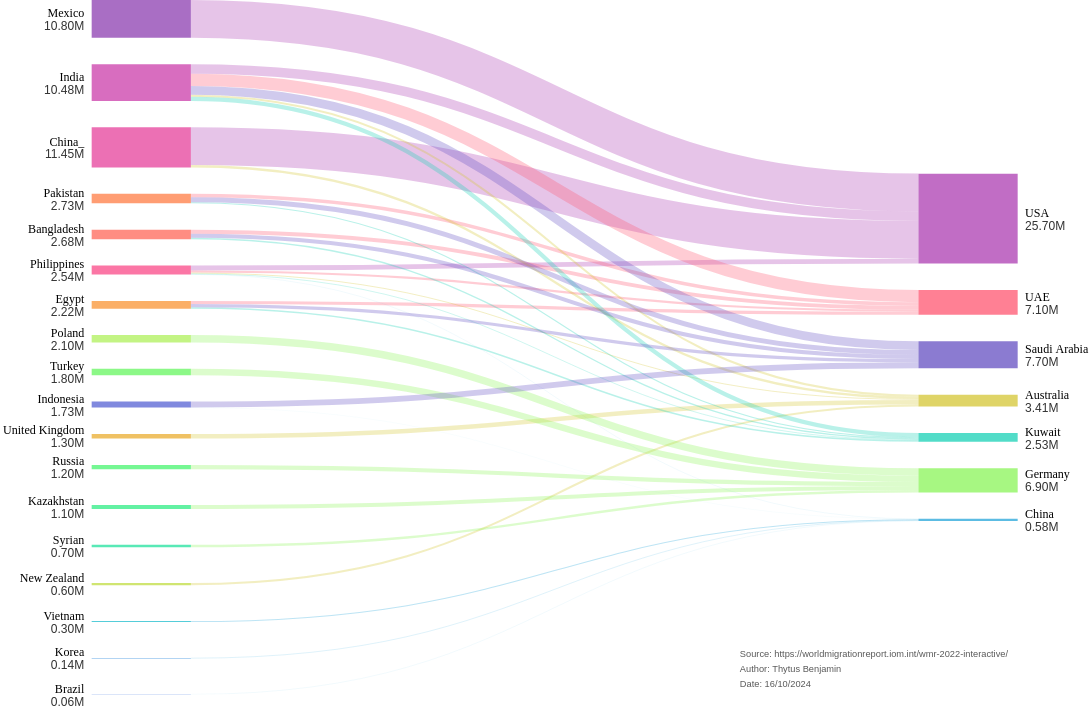

The specification (Vega-Lite) saved for this image:
### Vega specification from a JSON file in a GitHub repository (floating-point values rounded to 4 significant figures)
{"$schema": "https://vega.github.io/schema/vega/v5.json", "description": "Sankey Chart by David Bacci: https://www.linkedin.com/in/davbacci/", "width": 1000, "height": 750, "background": "transparent", "signals": [{"name": "standardGap", "value": 14, "description": "Gap as a percentage of full domain"}, {"name": "base", "value": "center", "description": "How to stack(center or zero)"}], "data": [{"name": "input", "values": [{"category": "India", "stack": 1, "sort": 2, "labels": "left"}, {"category": "China_", "stack": 1, "sort": 3, "labels": "left"}, {"category": "Mexico", "stack": 1, "sort": 1, "labels": "left"}, {"category": "Philippines", "stack": 1, "sort": 6, "labels": "left"}, {"category": "Bangladesh", "stack": 1, "sort": 5, "labels": "left"}, {"category": "Pakistan", "stack": 1, "sort": 4, "labels": "left"}, {"category": "El Salvador", "stack": 1, "sort": 1, "labels": "left"}, {"category": "Egypt", "stack": 1, "sort": 7, "labels": "left"}, {"category": "United Kingdom", "stack": 1, "sort": 11, "labels": "left"}, {"category": "New Zealand", "stack": 1, "sort": 15, "labels": "left", "gap": 5}, {"category": "Poland", "stack": 1, "sort": 8, "labels": "left"}, {"category": "Turkey", "stack": 1, "sort": 9, "labels": "left"}, {"category": "Russia", "stack": 1, "sort": 12, "labels": "left"}, {"category": "Kazakhstan", "stack": 1, "sort": 13, "labels": "left", "gap": 5}, {"category": "Syrian", "stack": 1, "sort": 14, "labels": "left", "gap": 5}, {"category": "Vietnam", "stack": 1, "sort": 16, "labels": "left", "gap": 5}, {"category": "Korea", "stack": 1, "sort": 17, "labels": "left", "gap": 5}, {"category": "Brazil", "stack": 1, "sort": 18, "labels": "left", "gap": 5}, {"category": "Indonesia", "stack": 1, "sort": 10, "labels": "left"}, {"category": "USA", "stack": 2, "sort": 1}, {"category": "UAE", "stack": 2, "sort": 2}, {"category": "Australia", "stack": 2, "sort": 3}, {"category": "Kuwait", "stack": 2, "sort": 4}, {"category": "Germany", "stack": 2, "sort": 5}, {"category": "China", "stack": 2, "sort": 6}, {"category": "Saudi Arabia", "stack": 2, "sort": 3}, {"source": "Mexico", "destination": "USA", "value": 10.8}, {"source": "India", "destination": "USA", "value": 2.7}, {"source": "China_", "destination": "USA", "value": 10.8}, {"source": "Philippines", "destination": "USA", "value": 1.4}, {"source": "India", "destination": "UAE", "value": 3.5}, {"source": "Bangladesh", "destination": "UAE", "value": 1.1}, {"source": "Pakistan", "destination": "UAE", "value": 1}, {"source": "Egypt", "destination": "UAE", "value": 0.9}, {"source": "Philippines", "destination": "UAE", "value": 0.6}, {"source": "United Kingdom", "destination": "Australia", "value": 1.3}, {"source": "China_", "destination": "Australia", "value": 0.65}, {"source": "New Zealand", "destination": "Australia", "value": 0.6}, {"source": "India", "destination": "Australia", "value": 0.58}, {"source": "Philippines", "destination": "Australia", "value": 0.28}, {"source": "Poland", "destination": "Germany", "value": 2.1}, {"source": "Turkey", "destination": "Germany", "value": 1.8}, {"source": "Russia", "destination": "Germany", "value": 1.2}, {"source": "Kazakhstan", "destination": "Germany", "value": 1.1}, {"source": "Syrian", "destination": "Germany", "value": 0.7}, {"source": "India", "destination": "Kuwait", "value": 1.2}, {"source": "Egypt", "destination": "Kuwait", "value": 0.42}, {"source": "Bangladesh", "destination": "Kuwait", "value": 0.38}, {"source": "Pakistan", "destination": "Kuwait", "value": 0.33}, {"source": "Philippines", "destination": "Kuwait", "value": 0.2}, {"source": "Vietnam", "destination": "China", "value": 0.3}, {"source": "Korea", "destination": "China", "value": 0.14}, {"source": "Brazil", "destination": "China", "value": 0.057}, {"source": "Philippines", "destination": "China", "value": 0.056}, {"source": "Indonesia", "destination": "China", "value": 0.03}, {"source": "India", "destination": "Saudi Arabia", "value": 2.5}, {"source": "Indonesia", "destination": "Saudi Arabia", "value": 1.7}, {"source": "Pakistan", "destination": "Saudi Arabia", "value": 1.4}, {"source": "Bangladesh", "destination": "Saudi Arabia", "value": 1.2}, {"source": "Egypt", "destination": "Saudi Arabia", "value": 0.9}]}, {"name": "stacks", "source": "input", "transform": [{"type": "filter", "expr": "datum.source != null"}, {"type": "formula", "as": "end", "expr": "['source','destination']"}, {"type": "formula", "as": "name", "expr": "[ datum.source,datum.destination]"}, {"type": "project", "fields": ["end", "name", "value"]}, {"type": "flatten", "fields": ["end", "name"]}, {"type": "lookup", "from": "input", "key": "category", "values": ["stack", "sort", "gap", "labels"], "fields": ["name"], "as": ["stack", "sort", "gap", "labels"]}, {"type": "aggregate", "fields": ["value", "stack", "sort", "gap", "labels"], "groupby": ["end", "name"], "ops": ["sum", "max", "max", "max", "max"], "as": ["value", "stack", "sort", "gap", "labels"]}, {"type": "aggregate", "fields": ["value", "stack", "sort", "gap", "labels"], "groupby": ["name"], "ops": ["max", "max", "max", "max", "max"], "as": ["value", "stack", "sort", "gap", "labels"]}, {"type": "formula", "as": "gap", "expr": "datum.gap?datum.gap:0"}]}, {"name": "maxValue", "source": ["stacks"], "transform": [{"type": "aggregate", "fields": ["value"], "groupby": ["stack"], "ops": ["sum"], "as": ["value"]}, {"type": "aggregate", "fields": ["value"], "ops": ["max"], "as": ["value"]}]}, {"name": "plottedStacks", "source": ["stacks"], "transform": [{"type": "formula", "as": "spacer", "expr": " (data('maxValue')[0].value/100)*(standardGap+datum.gap)"}, {"type": "formula", "as": "type", "expr": "['data','spacer']"}, {"type": "formula", "as": "spacedValue", "expr": "[datum.value,datum.spacer]"}, {"type": "flatten", "fields": ["type", "spacedValue"]}, {"type": "stack", "groupby": ["stack"], "sort": {"field": "sort", "order": "descending"}, "field": "spacedValue", "offset": {"signal": "base"}}, {"type": "formula", "expr": "((datum.value)/2)+datum.y0", "as": "yc"}]}, {"name": "finalTable", "source": ["plottedStacks"], "transform": [{"type": "filter", "expr": "datum.type == 'data'"}]}, {"name": "linkTable", "source": ["input"], "transform": [{"type": "filter", "expr": "datum.source != null"}, {"type": "lookup", "from": "finalTable", "key": "name", "values": ["y0", "y1", "stack", "sort"], "fields": ["source"], "as": ["sourceStacky0", "sourceStacky1", "sourceStack", "sourceSort"]}, {"type": "lookup", "from": "finalTable", "key": "name", "values": ["y0", "y1", "stack", "sort"], "fields": ["destination"], "as": ["destinationStacky0", "destinationStacky1", "destinationStack", "destinationSort"]}, {"type": "stack", "groupby": ["source"], "sort": {"field": "destinationSort", "order": "descending"}, "field": "value", "offset": "zero", "as": ["syi0", "syi1"]}, {"type": "formula", "expr": "datum.syi0+datum.sourceStacky0", "as": "sy0"}, {"type": "formula", "expr": "datum.sy0+datum.value", "as": "sy1"}, {"type": "stack", "groupby": ["destination"], "sort": {"field": "sourceSort", "order": "descending"}, "field": "value", "offset": "zero", "as": ["dyi0", "dyi1"]}, {"type": "formula", "expr": "datum.dyi0+datum.destinationStacky0", "as": "dy0"}, {"type": "formula", "expr": "datum.dy0+datum.value", "as": "dy1"}, {"type": "formula", "expr": "((datum.value)/2)+datum.sy0", "as": "syc"}, {"type": "formula", "expr": "((datum.value)/2)+datum.dy0", "as": "dyc"}, {"type": "linkpath", "orient": "horizontal", "shape": "diagonal", "sourceY": {"expr": "scale('y', datum.syc)"}, "sourceX": {"expr": "scale('x', toNumber(  datum.sourceStack))+ bandwidth('x')"}, "targetY": {"expr": "scale('y', datum.dyc)"}, "targetX": {"expr": "scale('x', datum.destinationStack)"}}, {"type": "formula", "expr": "range('y')[0]-scale('y', datum.value)", "as": "strokeWidth"}]}], "scales": [{"name": "x", "type": "band", "range": "width", "domain": {"data": "finalTable", "field": "stack"}, "paddingInner": 0.88}, {"name": "y", "type": "linear", "range": "height", "domain": {"data": "finalTable", "field": "y1"}, "reverse": false}, {"name": "color", "type": "ordinal", "range": {"scheme": "rainbow"}, "domain": {"data": "stacks", "field": "name"}}], "marks": [{"type": "rect", "from": {"data": "finalTable"}, "encode": {"update": {"x": {"scale": "x", "field": "stack"}, "width": {"scale": "x", "band": 1}, "y": {"scale": "y", "field": "y0"}, "y2": {"scale": "y", "field": "y1"}, "fill": {"scale": "color", "field": "name"}, "fillOpacity": {"value": 0.75}, "strokeWidth": {"value": 0}, "stroke": {"scale": "color", "field": "name"}}, "hover": {"tooltip": {"signal": "{'Name':datum.name, 'People':format(datum.value,'.1f') + 'M'}"}, "fillOpacity": {"value": 1}, "font": {"value": "Consolas"}}}}, {"type": "path", "name": "links", "from": {"data": "linkTable"}, "clip": true, "encode": {"update": {"strokeWidth": {"field": "strokeWidth"}, "path": {"field": "path"}, "strokeOpacity": {"signal": "0.3"}, "stroke": {"field": "destination", "scale": "color"}}, "hover": {"strokeOpacity": {"value": 1}, "tooltip": {"signal": "{'Origin':datum.source,'Destination':datum.destination, 'People':format(datum.value, '.1f') + 'M'}"}}}}, {"type": "group", "name": "labelText", "zindex": 1, "from": {"facet": {"data": "finalTable", "name": "labelFacet", "groupby": ["name", "stack", "yc", "value", "labels"]}}, "clip": false, "encode": {"update": {"strokeWidth": {"value": 1}, "stroke": {"value": "red"}, "x": {"signal": "datum.labels=='left'?scale('x', datum.stack)-8 : scale('x', datum.stack) + (bandwidth('x')) +8"}, "yc": {"scale": "y", "signal": "datum.yc"}, "width": {"signal": "0"}, "height": {"signal": "0"}, "fillOpacity": {"signal": "0.1"}}}, "marks": [{"type": "text", "name": "heading", "from": {"data": "labelFacet"}, "encode": {"update": {"x": {"value": 0}, "y": {"value": -2}, "text": {"field": "name"}, "align": {"signal": "datum.labels=='left'?'right':'left'"}, "fontWeight": {"value": "normal"}, "fill": {"value": "black"}, "font": {"value": "Consolas"}}}}, {"type": "text", "name": "amount", "from": {"data": "labelFacet"}, "encode": {"update": {"x": {"value": 0}, "y": {"value": 12}, "text": {"signal": " format(datum.value,'.2f')+ 'M'"}, "align": {"signal": "datum.labels=='left'?'right':'left'"}}}}]}, {"type": "rect", "from": {"data": "labelText"}, "encode": {"update": {"x": {"field": "bounds.x1", "offset": -2}, "x2": {"field": "bounds.x2", "offset": 2}, "y": {"field": "bounds.y1", "offset": -2}, "y2": {"field": "bounds.y2", "offset": 2}, "fill": {"value": "transparent"}, "opacity": {"value": 0.8}, "cornerRadius": {"value": 4}}}}, {"type": "text", "data": [{}], "encode": {"update": {"text": {"value": ["Source: https://worldmigrationreport.iom.int/wmr-2022-interactive/", "Author: Thytus Benjamin", "Date: 16/10/2024"]}, "align": {"value": "left"}, "lineHeight": {"value": 16}, "fill": {"value": "#595959"}, "x": {"signal": "700"}, "y": {"signal": "height -40"}, "fontSize": {"value": 10}}}}], "config": {"view": {"stroke": "transparent"}, "text": {"fontSize": 13, "fill": "#333333"}}}
